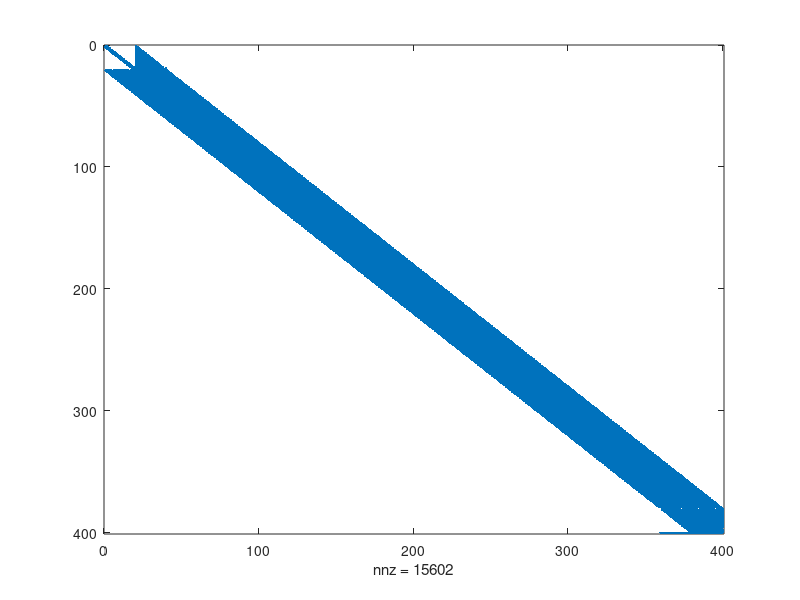

Write MATLAB code to recreate this figure.
disp('producto de matrices banda')
p1=gallery('toeppen',20,1,2,3,4,6);
p2=gallery('toeppen',20,1,2,3,4,6);
spy(p1)
pause
spy(p1*p2)
pause
disp('producto de triangulares')
p1=triu(rand(20,20));
p2=triu(rand(20,20));
spy(p1)
title('matriz triangular')
pause
spy(p1*p2)
title('producto de dos triangulares')
pause
disp('producto de dispersas, una con una fila y otra con una columna')
p1=zeros(20,20);
p1(1,:)=rand(1,20);
spy(p1)
title('primera matriz')
pause
p2=zeros(20,20);
p2(:,1)=rand(20,1);
spy(p2)
title('segunda matriz')
pause
spy(p2*p1)
title('producto de las dos :segunda por primera')
pause
spy(p1*p2)
title('producto de las dos :primera por segunda')
pause
p1=gallery('poisson',20)
spy(p1)
pause
p1=lu(p1);
spy(p1)